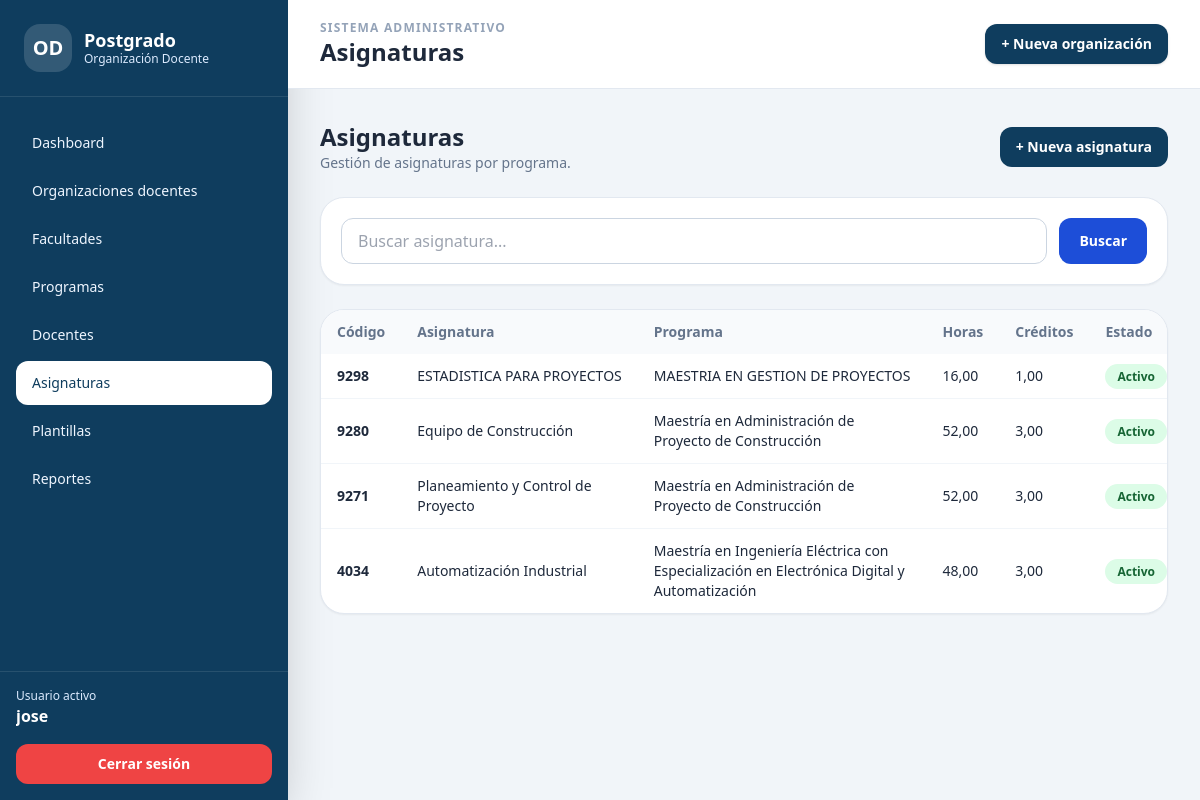
The page /asignaturas/ (signed in) on the database its author committed.
### organizacion_docente/models.py (models this page shows, shortened)
class ModeloBase(models.Model):
    creado_en = models.DateTimeField(auto_now_add=True)
    actualizado_en = models.DateTimeField(auto_now=True)
    class Meta:
        abstract = True

class Asignatura(ModeloBase):
    programa = models.ForeignKey(
        ProgramaPostgrado,
        on_delete=models.PROTECT,
        related_name="asignaturas",
        verbose_name="Programa de postgrado"
    )
    nombre = models.CharField(
        max_length=255,
        verbose_name="Nombre de la asignatura"
    )
    codigo_asignatura = models.CharField(
        max_length=50,
        verbose_name="Código de asignatura"
    )
    codigo_horario = models.CharField(
        max_length=50,
        blank=True,
        null=True,
        verbose_name="Código de horario"
    )
    total_horas = models.DecimalField(
        max_digits=8,
        decimal_places=2,
        default=Decimal("0.00"),
        verbose_name="Total de horas"
    )
    total_creditos = models.DecimalField(
        max_digits=6,
        decimal_places=2,
        default=Decimal("0.00"),
        verbose_name="Total de créditos"
    )
    total_laboratorio = models.DecimalField(
        max_digits=8,
        decimal_places=2,
        default=Decimal("0.00"),
        verbose_name="Total de laboratorio"
    )
    activo = models.BooleanField(
        default=True,
        verbose_name="Activo"
    )
    class Meta:
        verbose_name = "Asignatura"
        verbose_name_plural = "Asignaturas"
        ordering = ["programa__nombre", "nombre"]
        constraints = [
            models.UniqueConstraint(
                fields=["programa", "codigo_asignatura"],
                name="codigo_asignatura_unico_por_programa"
            )
        ]

class ProgramaPostgrado(ModeloBase):
    facultad = models.ForeignKey(
        Facultad,
        on_delete=models.PROTECT,
        related_name="programas",
        verbose_name="Facultad"
    )
    nombre = models.CharField(
        max_length=255,
        verbose_name="Nombre del programa"
    )
    codigo = models.CharField(
        max_length=50,
        blank=True,
        null=True,
        verbose_name="Código del programa"
    )
    activo = models.BooleanField(
        default=True,
        verbose_name="Activo"
    )
    class Meta:
        verbose_name = "Programa de Postgrado"
        verbose_name_plural = "Programas de Postgrado"
        ordering = ["facultad__nombre", "nombre"]
        constraints = [
            models.UniqueConstraint(
                fields=["facultad", "nombre"],
                name="programa_unico_por_facultad"
            )
        ]

### organizacion_docente/views.py (the view, shortened to what this page needs)
@login_required
def asignatura_listado(request):
    asignaturas = Asignatura.objects.select_related(
        "programa",
        "programa__facultad",
    ).order_by("programa__nombre", "nombre")
    q = request.GET.get("q")
    page_obj = paginar_queryset(request, asignaturas, cantidad=15)
    context = {
        "titulo": "Asignaturas",
        "asignaturas": page_obj,
        "page_obj": page_obj,
        "q": q,
    }
    return render(
        request,
        "organizacion_docente/asignatura_list.html",
        context
    )

### organizacion_docente/views.py (called while the page is built)
def paginar_queryset(request, queryset, cantidad=15):
    paginator = Paginator(queryset, cantidad)
    numero_pagina = request.GET.get("page")
    return paginator.get_page(numero_pagina)

### templates/organizacion_docente/asignatura_list.html (shortened to what this page needs)
{% extends "base.html" %}
{% block header %}Asignaturas{% endblock %}
{% block content %}
<div class="flex items-center justify-between mb-6">
    <div>
        <h3 class="text-2xl font-black text-slate-800">Asignaturas</h3>
        <p class="text-sm text-slate-500">Gestión de asignaturas por programa.</p>
    </div>
    <a href="{% url 'asignatura_crear' %}" class="rounded-xl bg-[#0f3d5e] px-4 py-2.5 text-sm font-bold text-white hover:bg-[#115b83]">
        + Nueva asignatura
    </a>
</div>
<div class="bg-white rounded-3xl border border-slate-200 shadow-sm p-5 mb-6">
    <form method="get" class="flex gap-3">
        <input type="text" name="q" value="{{ q|default:'' }}" placeholder="Buscar asignatura..."
               class="w-full rounded-xl border border-slate-300 px-4 py-2.5 focus:ring-2 focus:ring-blue-200">
        <button class="rounded-xl bg-blue-700 px-5 py-2.5 text-sm font-bold text-white">Buscar</button>
    </form>
</div>
<div class="bg-white rounded-3xl border border-slate-200 shadow-sm overflow-hidden">
    <table class="min-w-full text-sm">
        <thead class="bg-slate-50 text-left text-slate-500">
            <tr>
                <th class="px-4 py-3">Código</th>
                <th class="px-4 py-3">Asignatura</th>
                <th class="px-4 py-3">Programa</th>
                <th class="px-4 py-3">Horas</th>
                <th class="px-4 py-3">Créditos</th>
                <th class="px-4 py-3">Estado</th>
            </tr>
        </thead>
        <tbody class="divide-y divide-slate-100">
            {% for item in asignaturas %}
                <tr>
                    <td class="px-4 py-3 font-bold">{{ item.codigo_asignatura }}</td>
                    <td class="px-4 py-3">{{ item.nombre }}</td>
                    <td class="px-4 py-3">{{ item.programa.nombre }}</td>
                    <td class="px-4 py-3">{{ item.total_horas }}</td>
                    <td class="px-4 py-3">{{ item.total_creditos }}</td>
                    <td class="px-4 py-3">
                        {% if item.activo %}
                            <span class="rounded-full bg-green-100 text-green-800 px-3 py-1 text-xs font-bold">Activo</span>
                        {% else %}
                            <span class="rounded-full bg-red-100 text-red-800 px-3 py-1 text-xs font-bold">Inactivo</span>
                        {% endif %}
                    </td>
                </tr>
            {% empty %}
                <tr>
                    <td colspan="7" class="px-4 py-8 text-center text-slate-500">No hay asignaturas registradas.</td>
                </tr>
            {% endfor %}
        </tbody>
    </table>
</div>
{% endblock %}

### templates/base.html (shortened to what this page needs)
{% load static %}
<!DOCTYPE html>
<html lang="es">
<head>
    <script src="https://cdn.tailwindcss.com"></script>
</head>
<body class="bg-slate-100 text-slate-800">
<div class="min-h-screen flex">
    <aside class="hidden lg:flex lg:w-72 lg:flex-col bg-[#0f3d5e] text-white shadow-2xl">
        <div class="p-6 border-b border-white/10">
            <div class="flex items-center gap-3">
                <div class="w-12 h-12 rounded-2xl bg-white/15 flex items-center justify-center font-black text-xl">
                    OD
                </div>
                <div>
                    <h1 class="font-black text-lg leading-tight">Postgrado</h1>
                    <p class="text-xs text-blue-100">Organización Docente</p>
                </div>
            </div>
        </div>
        <nav class="flex-1 px-4 py-6 space-y-1 text-sm font-medium">
            <a href="{% url 'dashboard' %}"
               class="block px-4 py-3 rounded-xl {% if request.resolver_match.url_name == 'dashboard' %}bg-white text-[#0f3d5e]{% else %}hover:bg-white/10 text-blue-50{% endif %}">
                Dashboard
            </a>
            <a href="{% url 'organizacion_listado' %}"
               class="block px-4 py-3 rounded-xl {% if 'organizacion' in request.resolver_match.url_name %}bg-white text-[#0f3d5e]{% else %}hover:bg-white/10 text-blue-50{% endif %}">
                Organizaciones docentes
            </a>
            <a href="{% url 'facultad_listado' %}"
               class="block px-4 py-3 rounded-xl {% if 'facultad' in request.resolver_match.url_name %}bg-white text-[#0f3d5e]{% else %}hover:bg-white/10 text-blue-50{% endif %}">
                Facultades
            </a>
            <a href="{% url 'programa_listado' %}"
               class="block px-4 py-3 rounded-xl {% if 'programa' in request.resolver_match.url_name %}bg-white text-[#0f3d5e]{% else %}hover:bg-white/10 text-blue-50{% endif %}">
                Programas
            </a>
            <a href="{% url 'docente_listado' %}"
               class="block px-4 py-3 rounded-xl {% if 'docente' in request.resolver_match.url_name %}bg-white text-[#0f3d5e]{% else %}hover:bg-white/10 text-blue-50{% endif %}">
                Docentes
            </a>
            <a href="{% url 'asignatura_listado' %}"
               class="block px-4 py-3 rounded-xl {% if 'asignatura' in request.resolver_match.url_name %}bg-white text-[#0f3d5e]{% else %}hover:bg-white/10 text-blue-50{% endif %}">
                Asignaturas
            </a>
            <a href="{% url 'plantilla_listado' %}"
               class="block px-4 py-3 rounded-xl {% if 'plantilla' in request.resolver_match.url_name %}bg-white text-[#0f3d5e]{% else %}hover:bg-white/10 text-blue-50{% endif %}">
                Plantillas
            </a>
            <a href="{% url 'reportes' %}"
               class="block px-4 py-3 rounded-xl {% if request.resolver_match.url_name == 'reportes' %}bg-white text-[#0f3d5e]{% else %}hover:bg-white/10 text-blue-50{% endif %}">
                Reportes
            </a>
        </nav>
        <div class="p-4 border-t border-white/10">
            <p class="text-xs text-blue-100">Usuario activo</p>
            <p class="font-bold text-white truncate">{{ request.user.username }}</p>
            <form method="post" action="{% url 'logout' %}" class="mt-4">
                <button class="w-full rounded-xl bg-red-500 px-4 py-2.5 text-sm font-bold text-white hover:bg-red-600 transition">
                    Cerrar sesión
                </button>
            </form>
        </div>
    </aside>
    <main class="flex-1 min-w-0">
        <header class="bg-white border-b border-slate-200 px-4 md:px-8 py-5 sticky top-0 z-20">
            <div class="flex items-center justify-between gap-4">
                <div>
                    <p class="text-xs uppercase tracking-widest text-slate-400 font-bold">
                        Sistema administrativo
                    </p>
                    <h2 class="text-xl md:text-2xl font-black text-slate-800">
                        {% block header %}Control de Organización Docente{% endblock %}
                    </h2>
                </div>
                <a href="{% url 'organizacion_crear' %}"
                   class="hidden md:inline-flex items-center rounded-xl bg-[#0f3d5e] px-4 py-2.5 text-sm font-bold text-white hover:bg-[#115b83] shadow">
                    + Nueva organización
                </a>
            </div>
        </header>
        <section class="p-4 md:p-8">
            {% block content %}{% endblock %}
        </section>
    </main>
</div>
</body>
</html>

### rows shown on the page
Asignatura: codigo_asignatura "9298", nombre "ESTADISTICA PARA PROYECTOS", programa.nombre "MAESTRIA EN GESTION DE PROYECTOS", total_horas "16,00", total_creditos "1,00", activo "Activo"
Asignatura: codigo_asignatura "9280", nombre "Equipo de Construcción", programa.nombre "Maestría en Administración de Proyecto de Construcción", total_horas "52,00", total_creditos "3,00", activo "Activo"
Asignatura: codigo_asignatura "9271", nombre "Planeamiento y Control de Proyecto", programa.nombre "Maestría en Administración de Proyecto de Construcción", total_horas "52,00", total_creditos "3,00", activo "Activo"
Asignatura: codigo_asignatura "4034", nombre "Automatización Industrial", programa.nombre "Maestría en Ingeniería Eléctrica con Especialización en Electrónica Digital y Automatización", total_horas "48,00", total_creditos "3,00", activo "Activo"

### other values the page prints
{{ request.user.username }} "jose"
